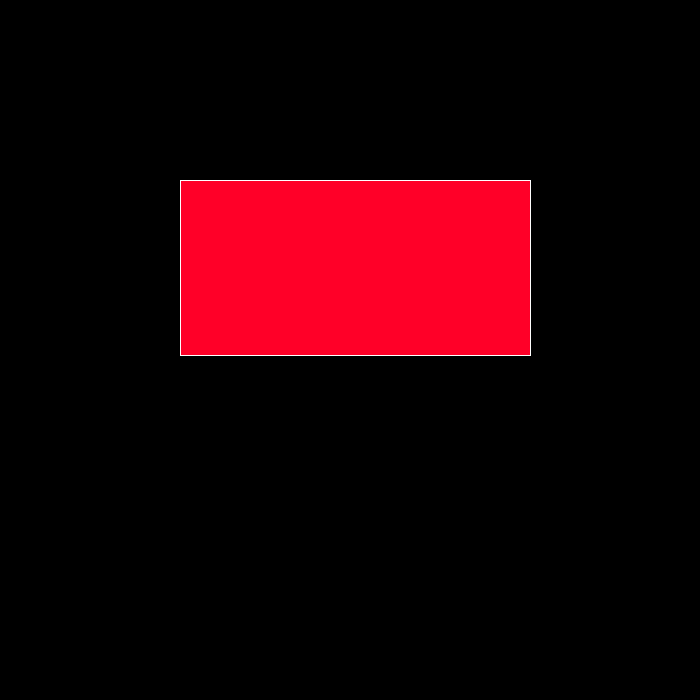
Frame 1 (no input)
Frame 60 (the mouse pressed at the canvas centre just before this capture): identical to frame 1, image omitted
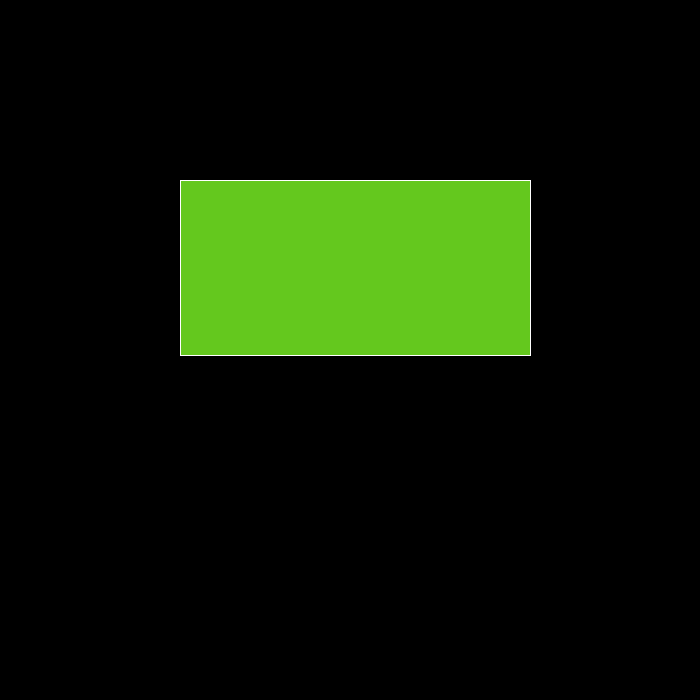
Frame 120 (the mouse held since frame 60 and released just before this capture)

The Processing sketch that drew these frames (run headless with seeded random() and noise(); from frame 60 on, the mouse is pressed at the canvas centre):

// Processing sketch: Exercise_5_5
// ── Exercise_5_5.pde
int x = 180; //X-coordinate.
int y = 180; //Y-coordinate.
int w = 350; //Width of the rect.
int h = 175; //Height of the rect.

void setup() {
  size(700,700);
}

void draw() {
  background(0);
  stroke(255);
  if (mouseX > x && mouseY > y && mouseX < x + w && mouseY < y+h) { 
//x+w = the overall width of the rect.
//y+h = the overall height of the rect.
    fill(100, 200, 30); //Green.
  } else {
    fill(255, 0, 40); //Red.
  }
  rect(x,y,w,h);
}
  
